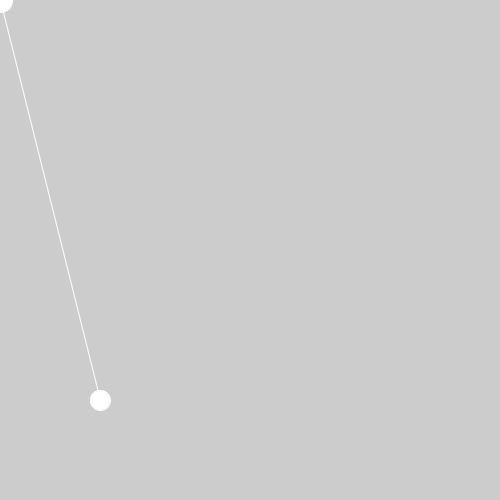
Frame 1 (no input)
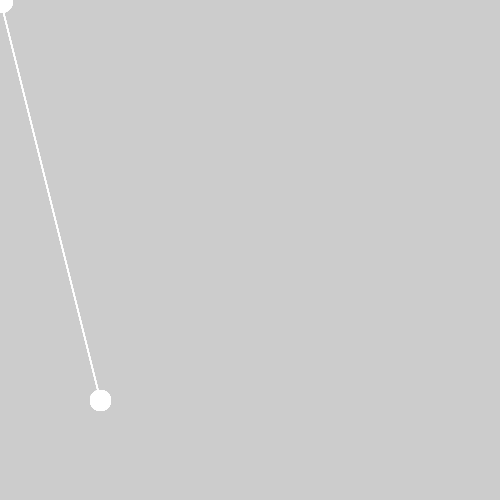
Frame 60 (the mouse pressed at the canvas centre just before this capture)
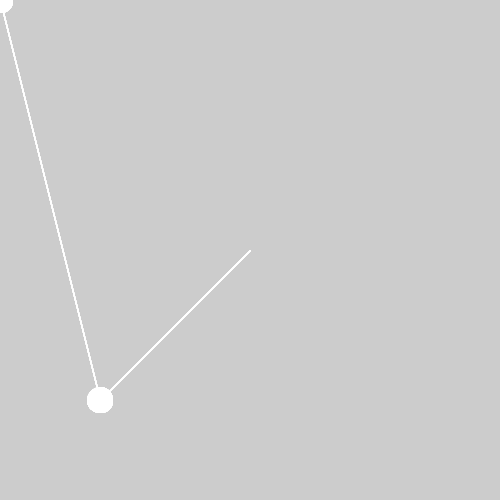
Frame 120 (the mouse held since frame 60 and released just before this capture)

The Processing sketch that drew these frames (run headless with seeded random() and noise(); from frame 60 on, the mouse is pressed at the canvas centre):

// Processing sketch: Angry_Birds
// ── Angry_Birds.pde
float x;
float y;
float g = 9.82;
float t;
float x0 = 100;
float y0 = 400;
float a;
float b;
float l;
float E;
float A;
float u0;
float v0;

void setup(){
  size(500,500);
}

void draw(){
  clear();
  stroke(255);
 circle(x0,y0,20);
 circle(x,y,25);
  a = mouseY-y0;
  b = mouseX-x0;
  l = dist(mouseX,mouseY,x0,y0);
  E = 0.1*l*l;
  A = atan(a/b);
  u0 = sqrt(2*E/(1+A*A));
  v0 = A*u0;
  line(mouseX,mouseY,x0,y0);
}


void mousePressed(){
  updateModel();
  println(x,y);
}

void updateModel(){
  x = u0*t+x0;
  y = 0.5*g*t*t + v0*t + y0;
  t = t + 1;
}
